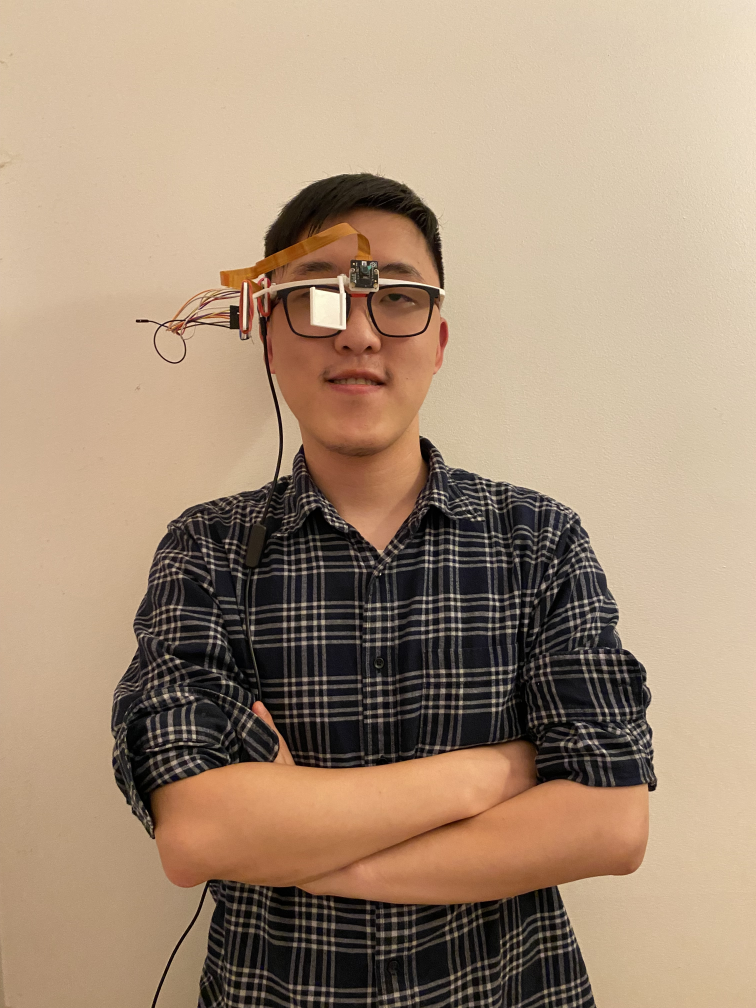
#> input picture matthew-du-website/src/img/thumbnails/inputs/wearable_thumbnail.jpg, 3024 x 4032 px (shown at 1/4 size)
$ python process.py
#> lines starting #> are read from the running program, lines starting #| are printed output that depends on the picture
import cv2 as cv
import os

import numpy as np

nx, ny = 1920, 2560
mask = np.array([
    [0, -1, 0],
    [-1, 5, -1],
    [0, -1, 0]
])

#for file in os.listdir("inputs"):
for file in ["wearable_thumbnail.jpg"]:
    img = cv.imread(f"inputs/{file}")
#> img is the input picture: shape (4032, 3024, 3); mean B, G, R 120.8, 143.9, 167.5
    # print(file, img.shape)

    scale = max([nx / img.shape[0], ny / img.shape[1]])
#> scale = 0.847
    img = cv.resize(img, None, fx=scale, fy=scale)
#> img: shape (3413, 2560, 3)

    x_, y_ = img.shape[:-1]
#> x_ = 3413; y_ = 2560
    # img = img[x_ // 2 - nx // 2:x_ // 2 + nx // 2, y_ // 2 - ny // 2:y_ // 2 + ny // 2, :]
    img = img[x_ // 2 - nx // 2 - 300:x_ // 2 + nx // 2 - 300, y_ // 2 - ny // 2:y_ // 2 + ny // 2, :]
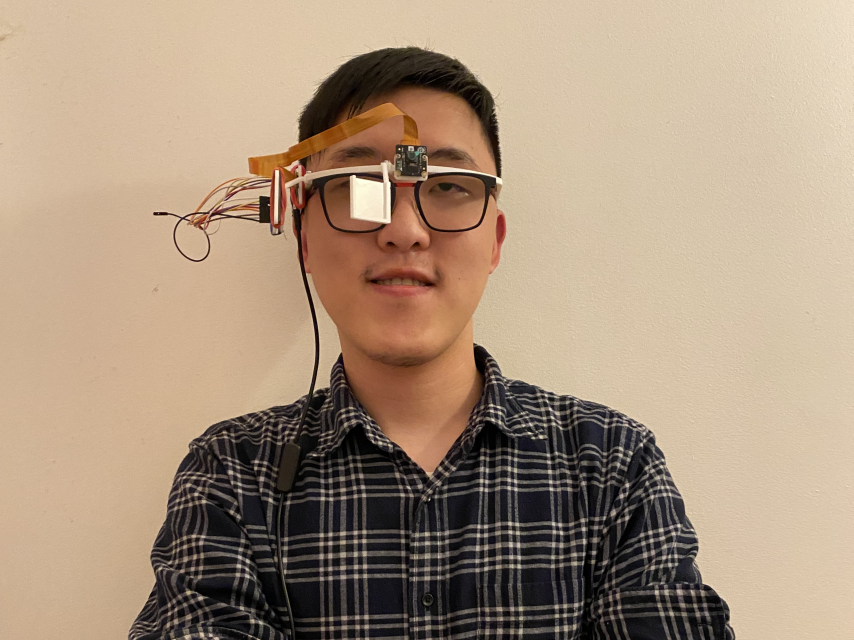
#> img: shape (1920, 2560, 3) (shown at 1/3 size); mean B, G, R 125.4, 147.1, 168.7

    img = cv.filter2D(img, 0, mask)

    # print(img.shape)
    cv.imwrite(f"{file[:file.index('.')]}.png", img)
